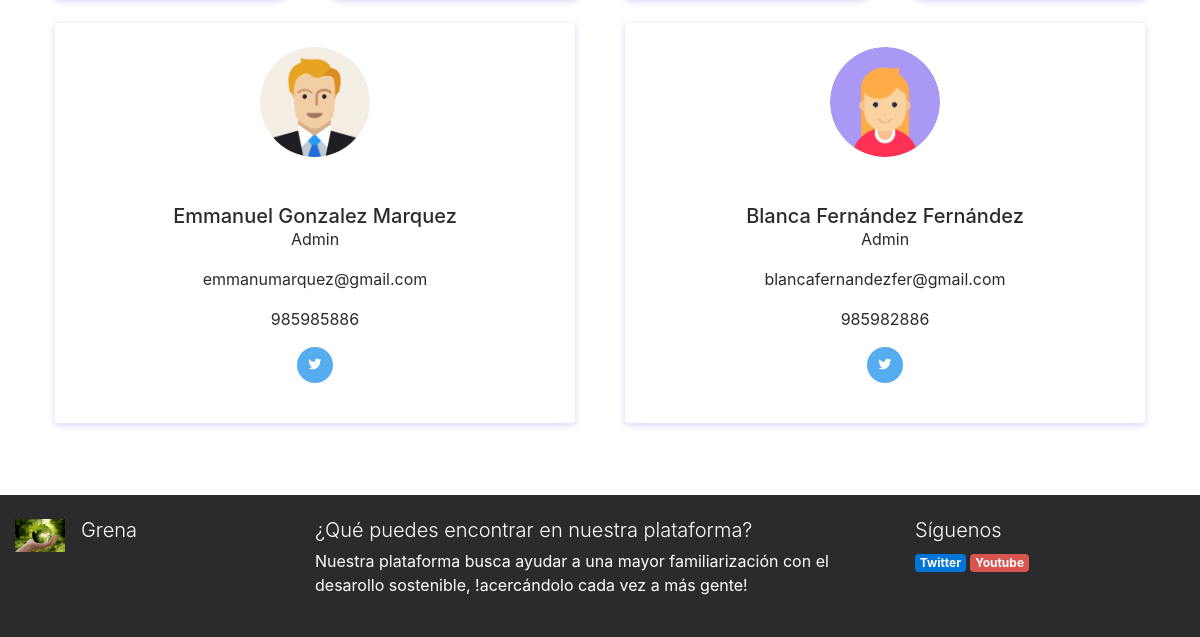
The app's page /index.php?controller=contactos&action=showall (lower part), older data.
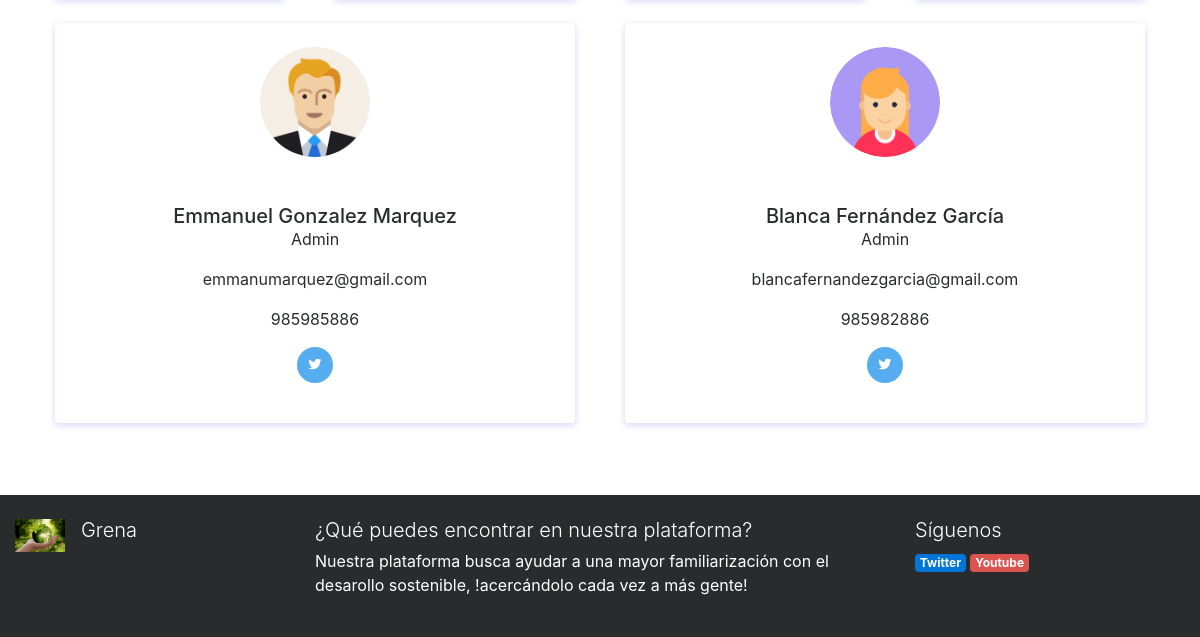
The same page, newer data.
### tables this page shows
CREATE TABLE IF NOT EXISTS CONTACTOS(
		ID_CONTACTO INT(10) AUTO_INCREMENT,
		NOMBRE VARCHAR(255) NOT NULL,
		APELLIDOS VARCHAR(255) NOT NULL,
		EMAIL VARCHAR(255) NOT NULL,
		CARGO VARCHAR(255) NOT NULL,
		TELEFONO VARCHAR(255) NOT NULL,
		RUTAFOTO VARCHAR(255) NOT NULL,
		RUTATWITTER VARCHAR(255) NOT NULL,
		CONSTRAINT PK_CONTACTOS PRIMARY KEY(ID_CONTACTO)

	);

### core/ViewManager.php (called while the page is built, shortened)
<?php
class ViewManager {
	private $variables = array();
	public function setVariable($varname, $value, $flash=false) {
		$this->variables[$varname] = $value;
	}
	public function getVariable($varname, $default=NULL) {
		if (!isset($this->variables[$varname])) {
			return $default;
		}
		return $this->variables[$varname];
	}
	public function render($controller, $viewname) {
		include(__DIR__."/../view/$controller/$viewname.php");
	}
	private static $viewmanager_singleton = NULL;
	public static function getInstance() {
		if (self::$viewmanager_singleton == null) {
			self::$viewmanager_singleton = new ViewManager();
		}
		return self::$viewmanager_singleton;
	}
}

### controller/ContactosController.php (called while the page is built, shortened)
<?php
require_once(__DIR__."/../model/Contacto.php");
require_once(__DIR__."/../model/ContactoMapper.php");
require_once(__DIR__."/../core/ViewManager.php");
class ContactosController extends BaseController {
	private $contactoMapper;
	private $estructuraMapper;
	public function __construct() {
		$this->contactoMapper = new ContactoMapper();
		$this->estructuraMapper = new EstructuraMapper();
	}
	public function showAll() {
		$contactos = $this->contactoMapper->findAll();
		$estructuras = $this->estructuraMapper->findAll();
		$this->view->setVariable("estructuras", $estructuras);
		$this->view->setVariable("contactos", $contactos);
		$this->view->render("contactos", "showall");
	}
}

### index.php (called while the page is built, shortened)
<?php
function run() {
	try {
		$controller = loadController($_GET["controller"]);
		$actionName = $_GET["action"];
		$controller->$actionName();
	} catch(Exception $ex) {
		die("An exception occured!!!!!".$ex->getMessage());
	}
}
function loadController($controllerName) {
	return new $controllerClassName();
}
run();
?>

### model/Contacto.php (called while the page is built, shortened)
<?php
class Contacto {
	private $nombre;
	private $apellidos;
	private $email;
	private $telefono;
	private $rutafoto;
	private $rutatwitter;
	public function __construct($id=NULL, $nombre=NULL,$apellidos=NULL,$email=NULL,$cargo=NULL,$telefono=NULL,$rutafoto=NULL,$rutatwitter=NULL) {
		$this->nombre= $nombre;
        $this->apellidos= $apellidos;
        $this->email= $email;
		$this->cargo= $cargo;
        $this->telefono= $telefono;
        $this->rutafoto= $rutafoto;
        $this->rutatwitter= $rutatwitter;
	}
	public function getNombre() {
		return $this->nombre;
	}
	public function getApellidos() {
		return $this->apellidos;
	}
	public function getEmail() {
		return $this->email;
	}
	public function getCargo() {
		return $this->cargo;
	}
	public function getTelefono() {
		return $this->telefono;
	}
    public function getRutafoto() {
		return $this->rutafoto;
	}
    public function getRutatwitter() {
		return $this->rutatwitter;
	}
}

### model/ContactoMapper.php (called while the page is built, shortened)
<?php
require_once(__DIR__."/../core/PDOConnection.php");
require_once(__DIR__."/../model/Contacto.php");
class ContactoMapper {
	private $db;
	public function __construct() {
		$this->db = PDOConnection::getInstance();
	}
	public function findAll() {
		$stmt = $this->db->query("SELECT * FROM CONTACTOS");
		$contactos_db = $stmt->fetchAll(PDO::FETCH_ASSOC);
		$contactos = array();
		foreach ($contactos_db as $contacto) {
			array_push($contactos, new Contacto($contacto["ID_CONTACTO"], $contacto["NOMBRE"], $contacto["APELLIDOS"], $contacto["EMAIL"],$contacto["CARGO"],$contacto["TELEFONO"],$contacto["RUTAFOTO"],$contacto["RUTATWITTER"]));
		}
		return $contactos;
	}
	}

### core/PDOConnection.php (called while the page is built)
<?php
class PDOConnection {
	private static $dbhost = "127.0.0.1";
	private static $dbname = "GRENA";
	private static $dbuser = "grena";
	private static $dbpass = "grena21";
	private static $db_singleton = null;
	public static function getInstance() {
		if (self::$db_singleton == null) {
			self::$db_singleton = new PDO(
			"mysql:host=".self::$dbhost.";dbname=".self::$dbname.";charset=utf8",
			self::$dbuser,
			self::$dbpass,
			array(
				PDO::ATTR_EMULATE_PREPARES => false,
				PDO::ATTR_ERRMODE => PDO::ERRMODE_EXCEPTION
			)
		);
	}
	return self::$db_singleton;
}
}
?>

### view/contactos/showall.php (the view, shortened to what the changed rows need)
<?php
require_once(__DIR__."/../../core/ViewManager.php");
$view = ViewManager::getInstance();
$contactos = $view->getVariable("contactos");
$numcontactos= count($contactos);
$y=0;
 ?>
<div class="container mt-5 mb-5">
<div class ="">
      <h2 class="mt-5 titulovideos"> <?= i18n("Organigrama")?> </h3>
<div class="row d-flex  align-items-center  ">
          <div class="col-md-12  align-items-center mt-5">
          <h2 class=" titulovideos"> <?= i18n("Dirección")?></h3>
<div class="row row-cols-1 row-cols-lg-2 row-cols-xl-4">
<?php while($y < $numcontactos){ ?>
	<div class="col">
		<div class="card radius-15">
			<div class="card-body text-center">
				<div class="p-4 border radius-15">
					<img src="images/<?= $contactos[$y]->getRutafoto() ?>" width="110" height="110" class="rounded-circle shadow" alt="">
					<h5 class="mb-0 mt-5"><?= $contactos[$y]->getNombre() ?> <?= $contactos[$y]->getApellidos() ?></h5>
					<p class="mb-3"><?= $contactos[$y]->getCargo() ?></p>
					<p class="mb-3"><?= $contactos[$y]->getEmail() ?></p>
					<p class="mb-3"><?= $contactos[$y]->getTelefono() ?></p>
					<div class="list-inline contacts-social mt-3 mb-3">
						<a href="https://twitter.com/<?= $contactos[$y]->getRutatwitter()  ?>" class="list-inline-item bg-twitter text-white border-0"><i class="bx bxl-twitter"></i></a>
					</div>
    </div>
    </div>
    </div>
    </div>
    <?php  $y = $y+1;} ?>
	</div>
</div>
</div>

Row changes from the older to the newer data that the page shows:
changed contactos "Blanca": APELLIDOS "Fernández Fernández" → "Fernández García"; EMAIL "blancafernandezfer@gmail.com" → "blancafernandezgarcia@gmail.com"
